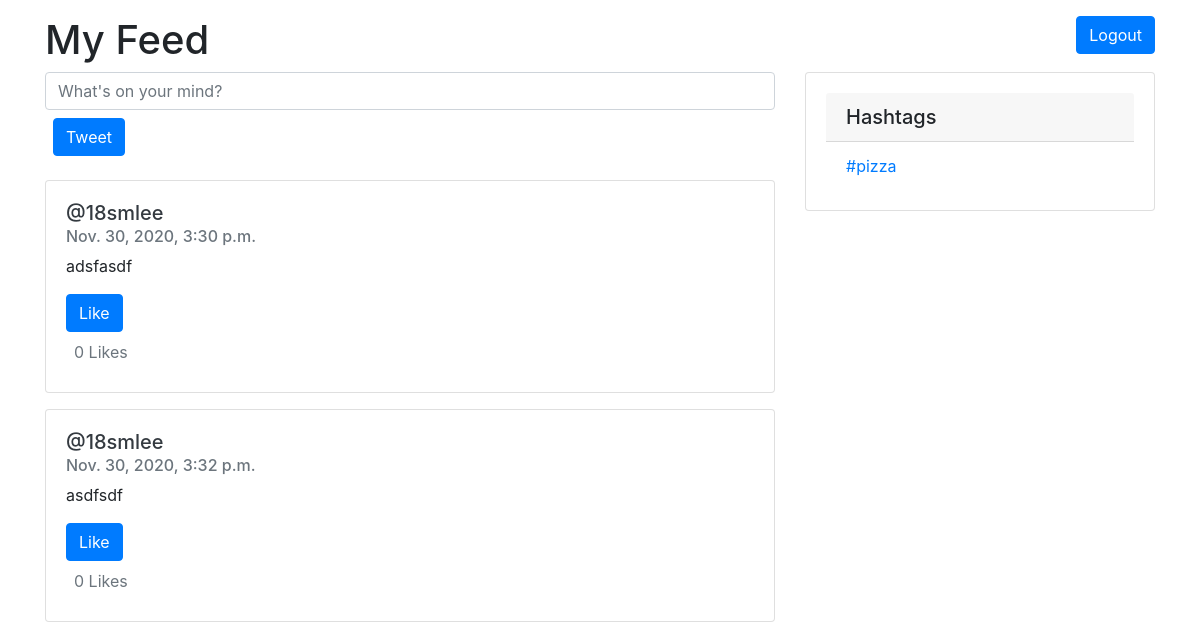
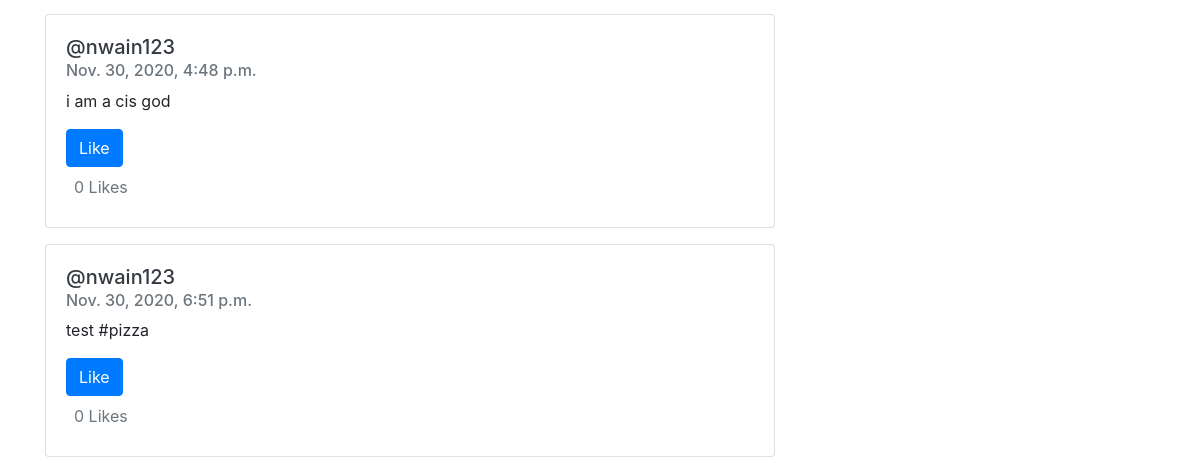
Before: /home/ with the older database file (2 pictures, top to bottom).
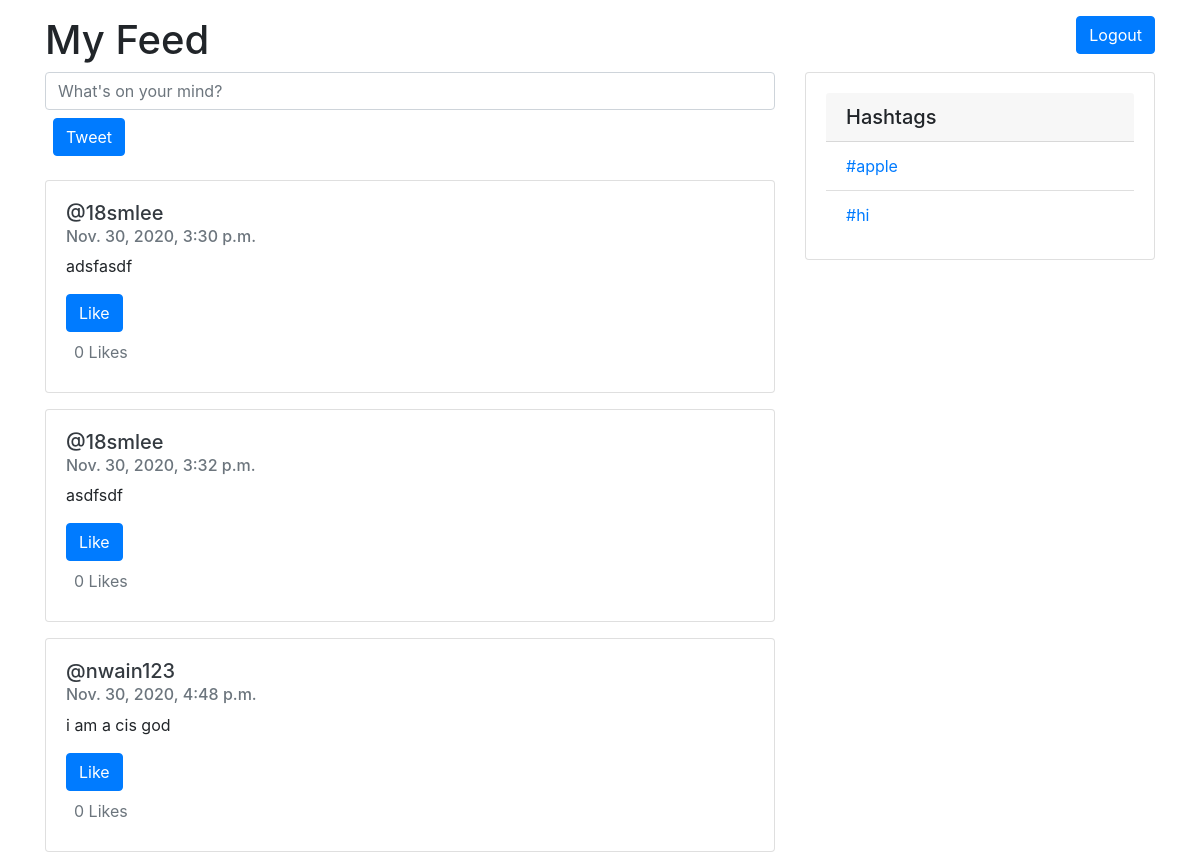
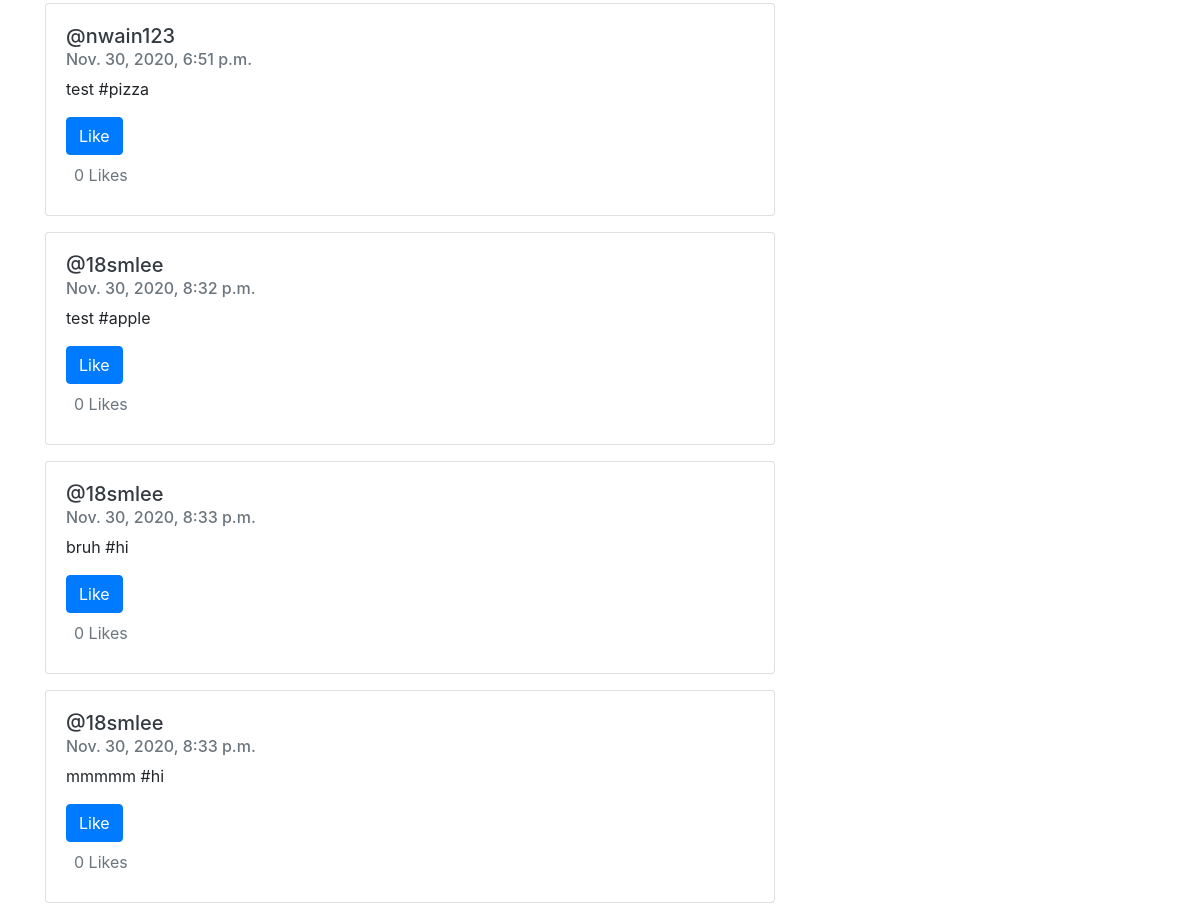
After: the same page with the newer database file (2 pictures, top to bottom).
### twitterApp/models.py (models this page shows, shortened)
class Tweet(models.Model):
    author = models.ForeignKey(User, on_delete=models.CASCADE)
    body = models.TextField()
    timeStamp = models.DateTimeField(auto_now=True)
    tags = models.ManyToManyField('Hashtag', blank=True)
    likes = models.ManyToManyField(User, related_name='likedTweet')
    def total_likes(self):
        return self.likes.count()

class Hashtag(models.Model):
    title = models.CharField(max_length=20)

### twitterApp/views.py (the view, shortened to what this page needs)
# urls.py: path('home/', home_view, name="home_view"),
def home_view(request):
    hashtags = Hashtag.objects.all()
    tweets = Tweet.objects.all()
    for tweet in tweets:
        print(tweet.body)
        print(tweet.total_likes())
    hashtagTitles =[]
    for hashtag in hashtags:
        hashtagTitles.append(hashtag.title)
    return render(request, 'home.html', {'tweets': tweets, 'hashtags': hashtags})

### twitterApp/templates/home.html (shortened to what this page needs)
<!doctype html>
<html lang="en">
  <head>
    <link rel="stylesheet" href="https://stackpath.bootstrapcdn.com/bootstrap/4.3.1/css/bootstrap.min.css">
  </head>
  <body>
    <div class="container">
      <div class="row justify-content-between">
        <div class="col-4 mt-3">
          <h1>My Feed</h1>
        </div>
        <div class="col-4">
          <a class="btn btn-primary mt-3 float-right" href="http://127.0.0.1:8000/" role="button">Logout</a>
        </div>
      </div>
    </div>
    <div class="container">
      <div class="row">
        <div class="col">
          <form method="POST" action="/home/">
            <input name="tweetBody" class="form-control" placeholder="What's on your mind?">
            <input class="btn btn-primary m-2 mb-4" type="submit" value='Tweet'>
          </form>
          {% for tweet in tweets %}
            <div class="card mb-3">
              <div class="card-body">
                <h5><a class="text-dark" href="{% url 'profile_view' tweet.author%}">@{{tweet.author}}</a></h5>
                <h6 class="card-subtitle mb-2 text-muted">{{tweet.timeStamp}}</h6>
                <p class="card-text">{{tweet.body}}</p>
                <form method="POST" action="{% url 'like_view' tweet.id%}">
                  <button class="btn btn-primary sm-4" type="submit" name="tweet_ID" value='{{ tweet.id }}'> Like </button>
                </form>
                <p class="card-text m-2 mb-0 text-muted">{{tweet.total_likes}} Likes</p>
              </div>
            </div>
          {% endfor %}
        </div>
        <div class="col-4">
          <div class="card mb-3">
            <div class="card-body">
              <h5 class="card-header">Hashtags</h5>
              <ul class="list-group list-group-flush">
                {% for hashtag in hashtags%}
                <li class="list-group-item"><a href="{% url 'hashtag_view' hashtag.title%}" class="card-link">#{{hashtag.title}}</a></li>
                {% endfor %}
              </ul>
            </div>
          </div>
        </div>
    </div>
  </body>
</html>

Changed rows visible on the page:
removed Hashtag: title "pizza"
added Tweet: author "18smlee", timeStamp "Nov. 30, 2020, 8:32 p.m.", body "test #apple", total_likes "0"
added Tweet: author "18smlee", timeStamp "Nov. 30, 2020, 8:33 p.m.", body "bruh #hi", total_likes "0"
added Tweet: author "18smlee", timeStamp "Nov. 30, 2020, 8:33 p.m.", body "mmmmm #hi", total_likes "0"
added Hashtag: title "apple"
added Hashtag: title "hi"
